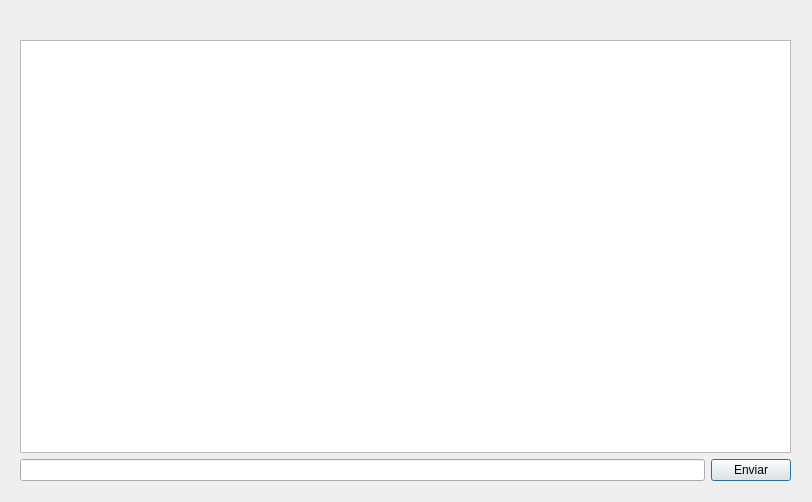
<?xml version="1.0" encoding="UTF-8"?>
<ui version="4.0">
 <class>frmChat</class>
 <widget class="QDialog" name="frmChat">
  <property name="geometry">
   <rect>
    <x>0</x>
    <y>0</y>
    <width>812</width>
    <height>502</height>
   </rect>
  </property>
  <property name="windowTitle">
   <string>Conversación Cliente-Servidor</string>
  </property>
  <widget class="QWidget" name="">
   <property name="geometry">
    <rect>
     <x>20</x>
     <y>20</y>
     <width>771</width>
     <height>461</height>
    </rect>
   </property>
   <layout class="QGridLayout" name="gridLayout">
    <item row="2" column="0">
     <widget class="QLineEdit" name="txtTexto"/>
    </item>
    <item row="2" column="1">
     <widget class="QPushButton" name="btnEnviar">
      <property name="text">
       <string>Enviar</string>
      </property>
     </widget>
    </item>
    <item row="0" column="0">
     <widget class="QLabel" name="lblTitulo">
      <property name="text">
       <string/>
      </property>
     </widget>
    </item>
    <item row="1" column="0" colspan="2">
     <widget class="QTextEdit" name="txteChat"/>
    </item>
   </layout>
  </widget>
 </widget>
 <tabstops>
  <tabstop>txtTexto</tabstop>
  <tabstop>btnEnviar</tabstop>
  <tabstop>txteChat</tabstop>
 </tabstops>
 <resources/>
 <connections/>
</ui>
